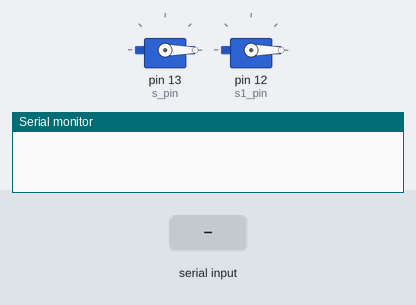
Recording of a sketch running on a simulated Arduino Uno, built with avr-gcc and run on an emulated ATmega328P. Shown: 2 × servo, the last lines printed to the serial monitor. The inputs (shaded band) are chosen by the test bench.

Above: at 1.2 s.
1.3 s: "90,45\n" received over Serial
At 2.5 s:
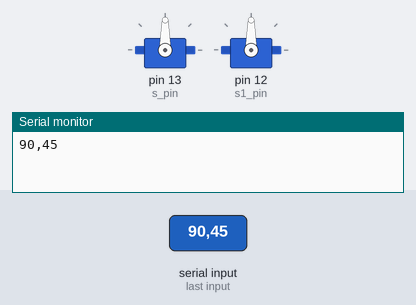
2.8 s: "200\n" received over Serial
At 3.8 s:
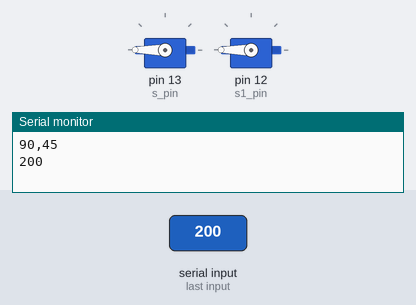
4.3 s: "30,150\n" received over Serial
At 5.0 s:
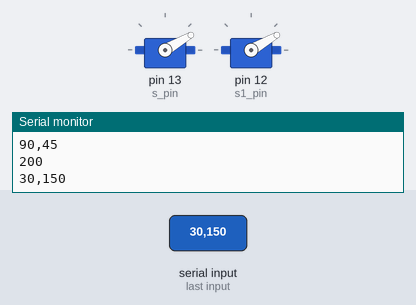
5.8 s: "90\n" received over Serial
At 7.1 s:
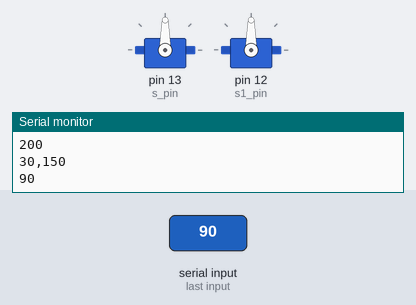
Timing chart, 0 to 8.3 s (numbered marks = the images above; inputs shaded):
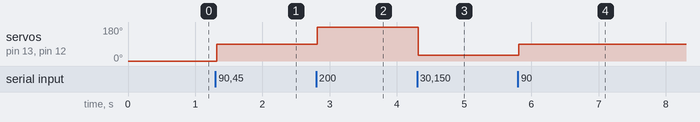

The sketch:

python_servo_mouse.ino
```cpp
#define s_pin 13
#define s1_pin 12
#include <Servo.h>
String serialData;

Servo servoX;
Servo servoY;

void setup() {
  // put your setup code here, to run once:
  servoX.attach(s_pin);
  Serial.begin(9600);
  servoX.write(0);
  Serial.setTimeout(10);
  servoY.attach(s1_pin);
  servoY.write(0);
}

void loop() {

  while (!Serial.available()) {} // wait for data to arrive
  // serial read section
  while (Serial.available())
  {
    serialData = Serial.readString();
  }

  Serial.println(serialData);

  servoX.write(parseServoX(serialData));
  servoY.write(parseServoY(serialData));

}


int parseServoX(String x){
  x.remove(x.indexOf("Y"));
  x.remove(x.indexOf("X"),1);
  return x.toInt();
}
int parseServoY(String y){
  y.remove(0,y.indexOf("Y") +1);

  return y.toInt();
}
```

Measured:
- after the input at 1.3 s, servo on pin 13 (s_pin), servo on pin 12 (s1_pin): 0° → 90° at once
- after the input at 2.8 s, servo on pin 13 (s_pin), servo on pin 12 (s1_pin): 90° → 180° at once
- after the input at 4.3 s, servo on pin 13 (s_pin), servo on pin 12 (s1_pin): 180° → 30° at once
- after the input at 5.8 s, servo on pin 13 (s_pin), servo on pin 12 (s1_pin): 30° → 90° at once
